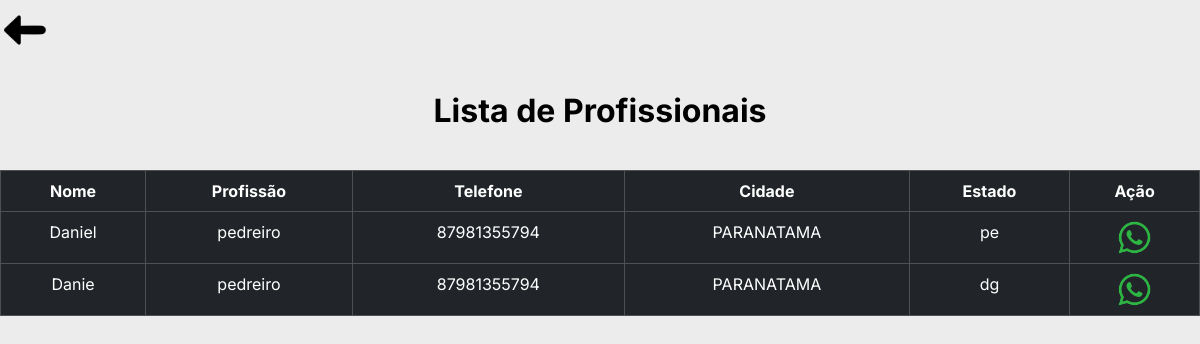
/profissionais/pedreiro, run on an earlier commit of the app's database.
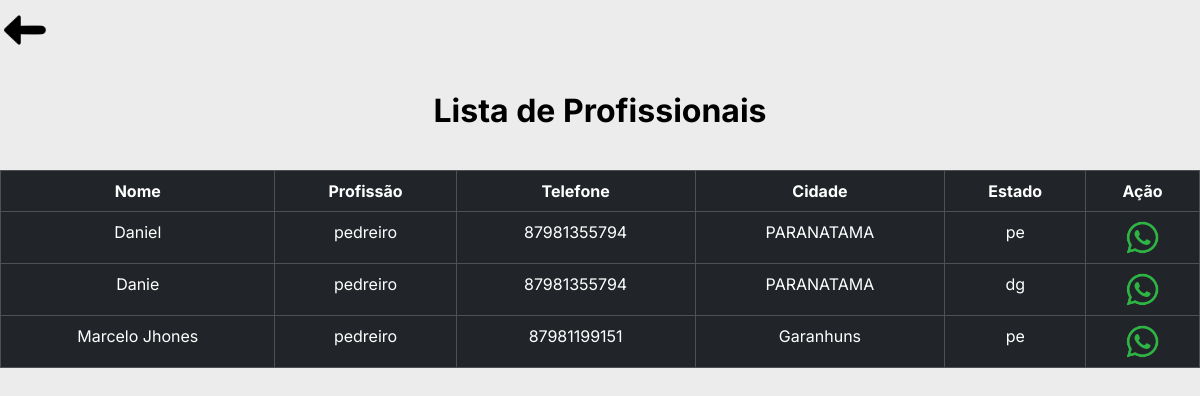
And on a later commit of the database.
### tables this page shows
CREATE TABLE "profissionais"(
        "ID_profiss" INTEGER PRIMARY KEY AUTOINCREMENT,
        "nome"      TEXT,
        "CPF"       TEXT,
        "telefone"  TEXT,
        "email"     TEXT,
        "endereco"  TEXT,
        "num"       TEXT,
        "bairro"    TEXT,
        "CEP"       TEXT,
        cidade      TEXT,
        "uf"        TEXT,
        "profissao" TEXT
        );

### cliente.py (the view)
@bp_clientes.route('/profissionais/<profissao>', methods=['GET'])
def list_profissionais(profissao):
    profissionais = obter_profissionais_por_profissao(profissao)
    return render_template('clientes/perfil_profissional.html', profissionais=profissionais)

### cliente.py (called while the page is built)
def obter_profissionais_por_profissao(profissao):
    try:
        with sql.connect("goservice.db") as con:
            cur = con.cursor()
            print(profissao)
            cur.execute('''
                        SELECT * FROM profissionais
                        WHERE profissao = ?;
                    ''', (profissao,))
            dados = cur.fetchall()
            print('ggdgdgg',dados)
            colunas = [column[0] for column in cur.description]
            dados_json = [dict(zip(colunas, row)) for row in dados]
            return dados_json
    except sql.Error as err:
        print(f"Erro ao executar a consulta: {err}")
        return None

### templates/clientes/perfil_profissional.html (shortened to what this page needs)
{% extends 'clientes/base/base_lista.html' %}
{% block customCSS %}
<link rel="stylesheet" href="{{ url_for('static', filename='css/estilosCli/estilo_lista.css')}}">
{% endblock %}
{% block body %}
<h3 class="tit__pag">Lista de Profissionais</h3>
<table class="table table-bordered table-dark bg-dark tabua">
    <thead>
      <tr>
        <th scope="col">Nome</th>
        <th scope="col">Profissão</th>
        <th scope="col">Telefone</th>
        <th scope="col">Cidade</th>
        <th scope="col">Estado</th>
        <th scope="col">Ação</th>
      </tr>
    </thead>
    <tbody>
    {% for profissional in profissionais %}
      <tr>
        <td>{{ profissional['nome']  }}</td>
        <td>{{ profissional['profissao'] }}</td>
        <td>{{ profissional['telefone'] }}</td>
        <td>{{ profissional['cidade'] }}</td>
        <td>{{ profissional['uf'] }}</td>
        <td>
          <a href="https://wa.me/55{{ profissional['telefone'] }}">
            <img class="lista__prof-icone" src="{{ url_for('static', filename='img/whats.png')}}" alt="ícone do whatsapp">
          </a>
        </td>
      </tr>
    {% endfor %}
    </tbody>
  </table>
{% endblock %}

### templates/clientes/base/base_lista.html (shortened to what this page needs)
<!DOCTYPE html>
<html lang="pt-br">
<head>
    <link href="https://cdn.jsdelivr.net/npm/bootstrap@5.3.2/dist/css/bootstrap.min.css" rel="stylesheet">
    {% block customCSS %}
    {% endblock %}
</head>
<body>
    <header>
        <nav class="navbar navbar-expand-md navbar bg-transparent p-lg-0">
            <a class="navbar-brand" href="{{url_for('login.protectedCli')}}">
                <img class="img__logo__voltar" src="../../static/img/voltar.png" alt="">
            </a>
          </nav>
    </header>
    <div class="">
        {% block body %}
        {% endblock %}
    </div>
</body>
</html>

### static/css/estilosCli/estilo_lista.css (style rules this page uses)
:root { --cor-preta: #000; --cor-branca: #FFF; --cor-cinza: #ECECEC; --cor-cinza-escuro: #CBC8C8; --fonte-inter: 'Inter', sans-serif; }
* { margin: 0; padding: 0; box-sizing: border-box; }
body { font-family: 'Inter', sans-serif; background-color: var(--cor-cinza); color: var(--cor-preta); }
.img__logo__voltar { width: 50px; }
.tit__pag { font-size: 32px; font-weight: 700; padding: 1em 0em; display: flex; justify-content: center; }
.lista__prof-icone { width: 35px; }
th,td { text-align: center; }

What changed in the data, as far as the page shows it:
added profissionais: nome "Marcelo Jhones", profissao "pedreiro", telefone "87981199151", cidade "Garanhuns", uf "pe"
